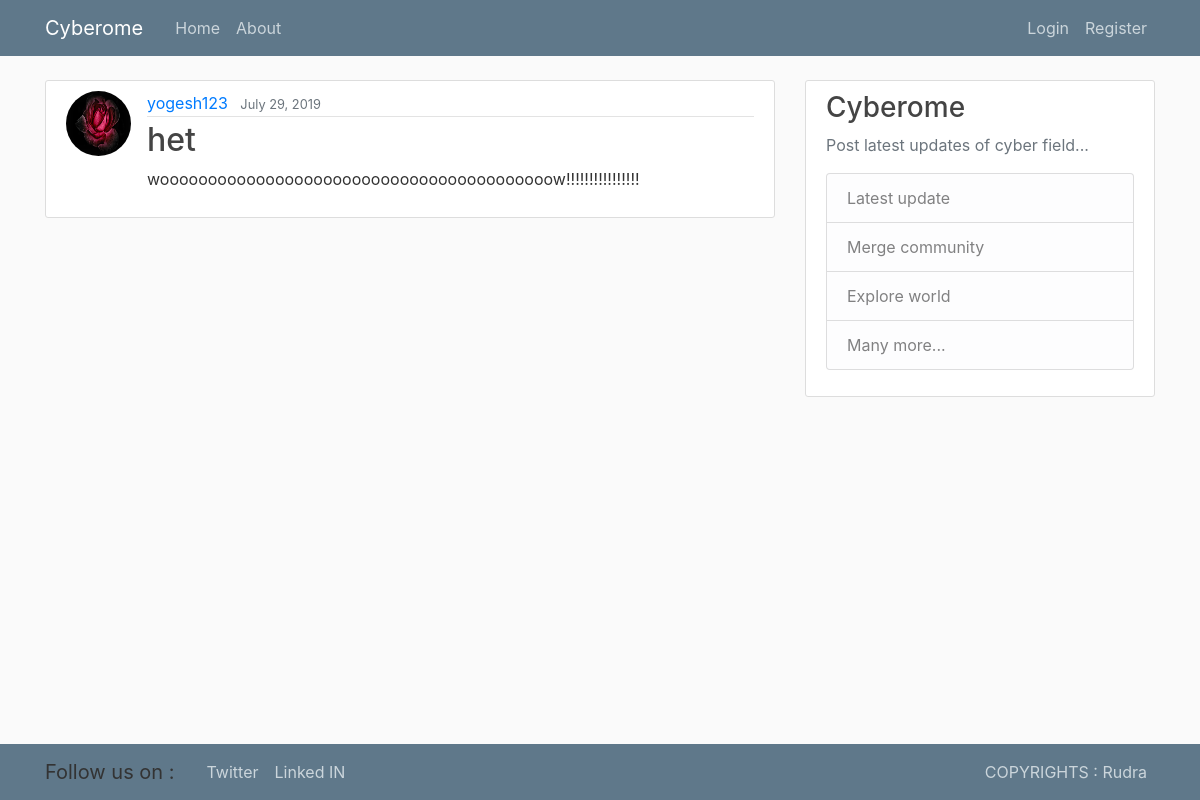
Screenshot of /post/32/ with the database file from the repository.
### blog/models.py (models this page shows, shortened)
class Post(models.Model):
    title = models.CharField(max_length=100)
    content = models.TextField()
    date_posted = models.DateTimeField(default=timezone.now)
    author = models.ForeignKey(User, on_delete=models.CASCADE)

### users/models.py (models this page shows, shortened)
class Profile(models.Model):
    user = models.OneToOneField(User, on_delete=models.CASCADE)
    image = models.ImageField(default='default.jpg', upload_to='profile_pics')

### blog/views.py (the view)
# urls.py: path('post/<int:pk>/', PostDetailView.as_view(), name='post-detail'),
class PostDetailView(DetailView):
    model = Post

### blog/templates/blog/post_detail.html (shortened to what this page needs)
{% extends "blog/base.html" %}
{% block content %}
  <article class="media content-section">
    <img class="rounded-circle article-img" src="{{ object.author.profile.image.url }}">
    <div class="media-body">
      <div class="article-metadata">
        <a class="mr-2" href="{% url 'user-posts' object.author.username %}">{{ object.author }}</a>
        <small class="text-muted">{{ object.date_posted|date:"F d, Y" }}</small>
      </div>
      <h2 class="article-title">{{ object.title }}</h2>
      <p class="article-content">{{ object.content }}</p>
    </div>
  </article>
{% endblock content %}

### blog/static/blog/main.css (style rules this page uses)
body { background: #fafafa; color: #333333; margin-top: 5rem; }
h1, h2, h3, h4, h5, h6 { color: #444444; }
.content-section { background: #ffffff; padding: 10px 20px; border: 1px solid #dddddd; border-radius: 3px; margin-bottom: 20px; }
.article-title { color: #444444; }
.article-content { white-space: pre-line; }
.article-img { height: 65px; width: 65px; margin-right: 16px; }
.article-metadata { padding-bottom: 1px; margin-bottom: 4px; border-bottom: 1px solid #e3e3e3 }

### rows the page displays
Post: author.profile.image (picture), author "yogesh123", date_posted "July 29, 2019", title "het", content "wooooooooooooooooooooooooooooooooooooooooow!!!!!!!!!!!!!!!!"
